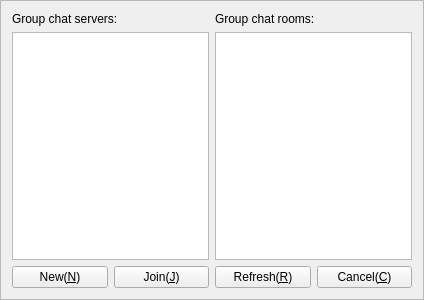
<?xml version="1.0" encoding="UTF-8"?>
<ui version="4.0">
 <class>CFrmGroupChatFind</class>
 <widget class="QFrame" name="CFrmGroupChatFind">
  <property name="geometry">
   <rect>
    <x>0</x>
    <y>0</y>
    <width>424</width>
    <height>300</height>
   </rect>
  </property>
  <property name="windowTitle">
   <string>Search group chat rooms</string>
  </property>
  <property name="frameShape">
   <enum>QFrame::StyledPanel</enum>
  </property>
  <property name="frameShadow">
   <enum>QFrame::Raised</enum>
  </property>
  <layout class="QGridLayout" name="gridLayout">
   <item row="0" column="0">
    <layout class="QVBoxLayout" name="verticalLayout_2">
     <item>
      <widget class="QLabel" name="label">
       <property name="text">
        <string>Group chat servers:</string>
       </property>
      </widget>
     </item>
     <item>
      <widget class="CCustomTreeView" name="treeView"/>
     </item>
    </layout>
   </item>
   <item row="0" column="1">
    <layout class="QVBoxLayout" name="verticalLayout">
     <item>
      <widget class="QLabel" name="label_2">
       <property name="text">
        <string>Group chat rooms:</string>
       </property>
      </widget>
     </item>
     <item>
      <widget class="QListView" name="listView"/>
     </item>
    </layout>
   </item>
   <item row="1" column="0" colspan="2">
    <layout class="QHBoxLayout" name="horizontalLayout">
     <item>
      <widget class="QPushButton" name="pbNew">
       <property name="toolTip">
        <string>New Room</string>
       </property>
       <property name="text">
        <string>New(&amp;N)</string>
       </property>
      </widget>
     </item>
     <item>
      <widget class="QPushButton" name="pbJoin">
       <property name="toolTip">
        <string>Join room</string>
       </property>
       <property name="text">
        <string>Join(&amp;J)</string>
       </property>
       <property name="icon">
        <iconset resource="../../Resource/Resource.qrc">
         <normaloff>:/icon/Add</normaloff>:/icon/Add</iconset>
       </property>
      </widget>
     </item>
     <item>
      <widget class="QPushButton" name="pbRefresh">
       <property name="toolTip">
        <string>Refresh group chat servers</string>
       </property>
       <property name="text">
        <string>Refresh(&amp;R)</string>
       </property>
       <property name="icon">
        <iconset resource="../../Resource/Resource.qrc">
         <normaloff>:/icon/Refresh</normaloff>:/icon/Refresh</iconset>
       </property>
      </widget>
     </item>
     <item>
      <widget class="QPushButton" name="pbCancel">
       <property name="toolTip">
        <string>Cancel</string>
       </property>
       <property name="text">
        <string>Cancel(&amp;C)</string>
       </property>
       <property name="icon">
        <iconset resource="../../Resource/Resource.qrc">
         <normaloff>:/icon/Delete</normaloff>:/icon/Delete</iconset>
       </property>
      </widget>
     </item>
    </layout>
   </item>
  </layout>
 </widget>
 <customwidgets>
  <customwidget>
   <class>CCustomTreeView</class>
   <extends>QTreeView</extends>
   <header location="global">CustomTreeView.h</header>
  </customwidget>
 </customwidgets>
 <resources>
  <include location="../../Resource/Resource.qrc"/>
 </resources>
 <connections/>
</ui>
